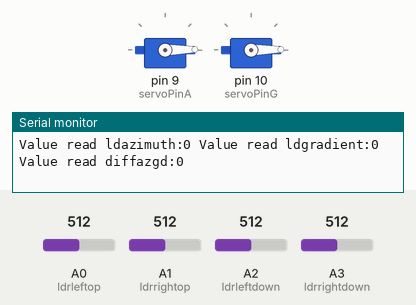
Simulated run of this sketch. Board: Arduino Uno, built with avr-gcc and run on an emulated ATmega328P. Shown: 2 × servo, the last lines printed to the serial monitor. The inputs (shaded band) are chosen by the test bench; at power-on: A0 (ldrleftop) = 512, A2 (ldrleftdown) = 512, A3 (ldrrightdown) = 512, A1 (ldrrightop) = 512.

Above: at 1.2 s.
1.3 s: A0 (ldrleftop) set to 537
At 4.04 s:
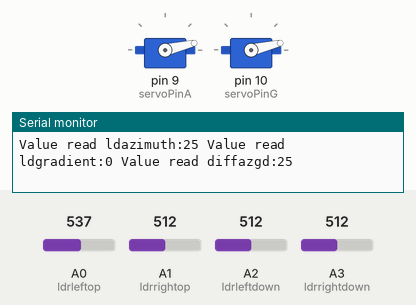
4.3 s: A2 (ldrleftdown) set to 540
At 6.55 s:
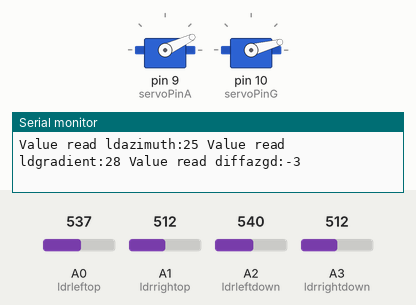
7.3 s: A3 (ldrrightdown) set to 519
10.3 s: A3 (ldrrightdown) set to 533
At 10.71 s:
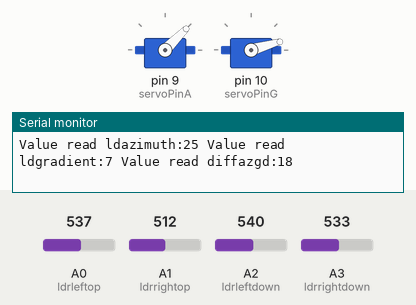
At 13.2 s:
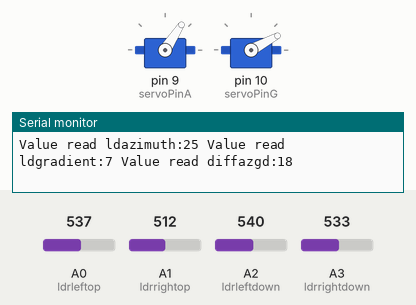
13.3 s: A2 (ldrleftdown) set to 716
16.3 s: A1 (ldrrightop) set to 169
Timing chart, 0 to 23.7 s (numbered marks = the images above; inputs shaded):
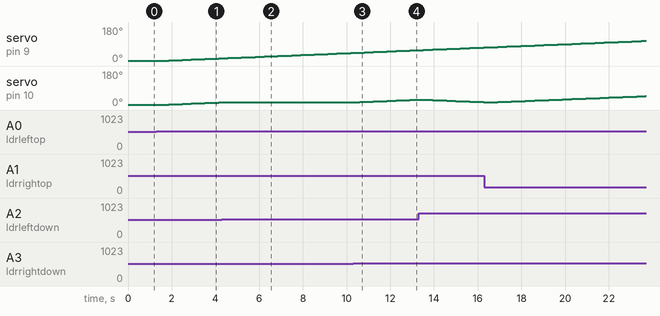

The sketch:

SolarTracker.ino
```cpp
#include <Servo.h>

int servoPinA     = 9;
int servoPinG     = 10;
int ldrleftop     = A0;
int ldrrightop    = A1;
int ldrleftdown   = A2;
int ldrrightdown  = A3;
int sleep         = 200;
int MinAngle      = 1;
int MaxAngle      = 179;
int AzAngle       = 1;
int GradAngle     = 1;
int ldazimuth     = 0;
int ldgradient    = 0;
int diffazgd      = 0;
int Tolerance     = 10;

Servo azimuth;
Servo gradient;


void setup()
{
  Serial.begin(9600);
  azimuth.attach(servoPinA);
  gradient.attach(servoPinG);
  azimuth.write(AzAngle);
  gradient.write(GradAngle);
}


void loop()
{
ldazimuth = (analogRead(ldrleftop) - analogRead(ldrrightop));
ldgradient = (analogRead(ldrleftdown) - analogRead(ldrrightdown));
diffazgd = ldazimuth - ldgradient;
//Serial.print(F("Value read ldrleftdown:"));
//Serial.println(analogRead(ldrleftdown));
//Serial.print(F("Value read ldrrightdown:"));
//Serial.println(analogRead(ldrrightdown));
Serial.print(F("Value read ldazimuth:"));
Serial.print(ldazimuth);
Serial.print(F(" Value read ldgradient:"));
Serial.print(ldgradient);
Serial.print(F(" Value read diffazgd:"));
Serial.println(diffazgd);
delay(sleep);

//driving azimuth motor
if (( ldazimuth < 0) && (ldazimuth < -Tolerance)) {
  //then < 0 go to the left
  if (AzAngle > MinAngle) {

    AzAngle =  AzAngle -1;
  }
  azimuth.write(AzAngle);
}
else if ((ldazimuth > 0) &&  (ldazimuth > Tolerance)) {
  // then > 0 go to the right
   if (AzAngle < MaxAngle) {
    AzAngle =  AzAngle +1;
  }
  azimuth.write(AzAngle);
}
// driving gradient motor

if (( diffazgd < 0) && (diffazgd < -Tolerance)) {
//  //then < 0 go to the left
  if (GradAngle > MinAngle) {

    GradAngle =  GradAngle -1;
  }
  gradient.write(GradAngle);
}
else if ((diffazgd > 0) &&  (diffazgd > Tolerance)) {
  // then > 0 go to the right
   if (GradAngle < MaxAngle) {
    GradAngle =  GradAngle +1;
  }
 gradient.write(GradAngle);
}
}
```

Measured:
- the behaviour switches between 522 and 523 on A0 (ldrleftop) (found by bisection; images 0 and 1)
- the behaviour switches between 526 and 527 on A2 (ldrleftdown) (found by bisection; images 1 and 2)
- the behaviour switches between 525 and 526 on A3 (ldrrightdown) (found by bisection; images 2 and 3)
- after the input at 1.3 s, servo on pin 9 (servoPinA), servo on pin 10 (servoPinG): moves from 1° to 14° over 2.5 s, starting after 0.35 s
- after the input at 4.3 s, servo on pin 10 (servoPinG): goes on until 4.4 s, then stays 15°
- after the input at 10.3 s, servo on pin 10 (servoPinG): moves from 15° to 28° over 2.5 s, starting after 0.30 s
